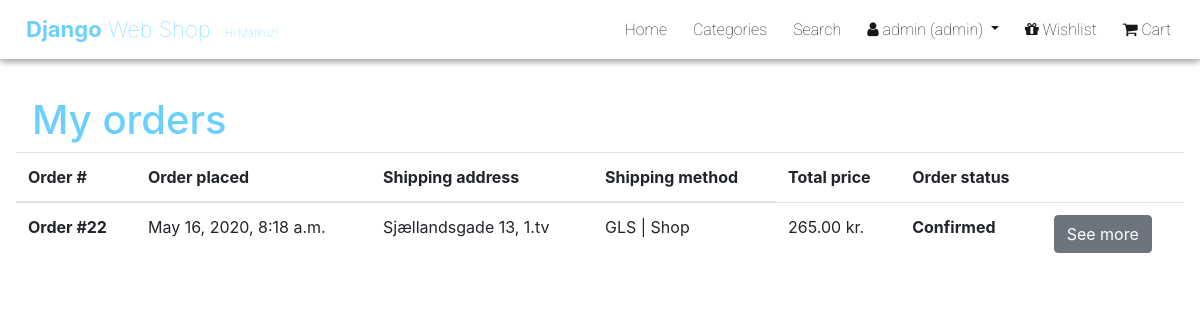
/shop/orders/ (signed in), run on an earlier commit of the app's database.
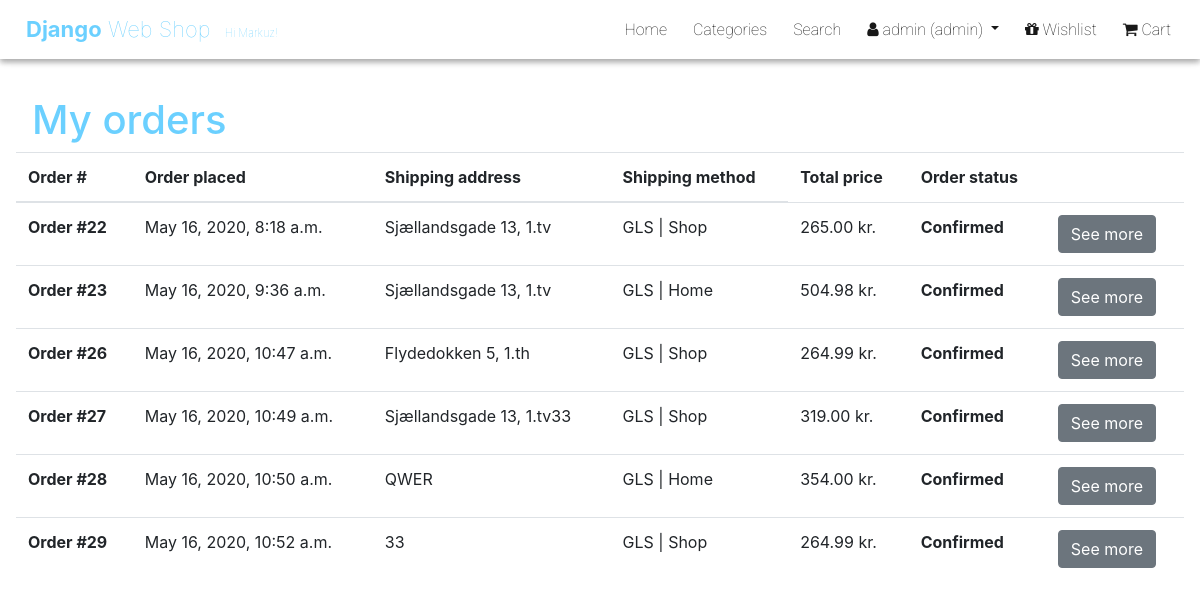
And on a later commit of the database.
### shop/models.py (models this page shows, shortened)
class Invoice(models.Model):
    user = models.ForeignKey(User, null=True, on_delete=models.SET_NULL)
    shipping_method = models.ForeignKey(ShippingMethod, null=True, on_delete=models.SET_NULL)
    transaction_datetime = models.DateTimeField(default=datetime.now, blank=True)
    total_price = models.DecimalField(max_digits=19, decimal_places=2)
    shipping_address = models.CharField(max_length=200)
    shipping_city = models.CharField(max_length=120)
    shipping_country = models.CharField(max_length=100)
    status = models.CharField(max_length=20, default='Confirmed')

class ShippingMethod(models.Model):
    shipping_method = models.CharField(max_length=120)
    price = models.DecimalField(max_digits=10, decimal_places=2)

### shop/views.py (the view)
# urls.py: path('orders/', views.orders, name='orders'),
def orders(req):
    orders = Invoice.objects.filter(user=req.user)
    context = {
        'orders': orders
    }
    return render(req, 'pages/user/my_orders.html', context)

### shop/templates/pages/user/my_orders.html (shortened to what this page needs)
{% extends '_base.html' %}
{% block content %}
    <div class="space-for-nav p-3">
        <h1 class="px-3 dws-blue">My orders</h1>
            <table class="table">
            <thead>
                <tr>
                <th scope="col">Order #</th>
                <th scope="col">Order placed</th>
                <th scope="col">Shipping address</th>
                <th scope="col">Shipping method</th>
                <td scope="col"><b>Total price</b></th>
                <td scope="col"><b>Order status</b></th>
                <td scope="col"></th>
                </tr>
            </thead>
            <tbody>
                {% for order in orders %}
                    <tr>
                        <th scope="row">Order #{{ order.id }}</th>
                        <td>{{ order.transaction_datetime }}</td>
                        <td>{{ order.shipping_address }}</td>
                        <td>{{ order.shipping_method.shipping_method }}</td>
                        <td>{{ order.total_price }} kr.</td>
                        <th scope="row">{{ order.status }}</th>
                        <td>
                        <form action="{% url 'shop:order_detail' %}" method="POST">
                            <button class="btn btn-secondary">See more</button>
                        </form>
                        </td>
                    </tr>
                {% endfor %}
            </tbody>
            </table>
    </div>
{% endblock %}

What changed in the data, as far as the page shows it:
added Invoice: id "23", transaction_datetime "May 16, 2020, 9:36 a.m.", shipping_address "Sjællandsgade 13, 1.tv", shipping_method.shipping_method "GLS | Home", total_price "504.98", status "Confirmed"
added Invoice: id "26", transaction_datetime "May 16, 2020, 10:47 a.m.", shipping_address "Flydedokken 5, 1.th", shipping_method.shipping_method "GLS | Shop", total_price "264.99", status "Confirmed"
added Invoice: id "27", transaction_datetime "May 16, 2020, 10:49 a.m.", shipping_address "Sjællandsgade 13, 1.tv33", shipping_method.shipping_method "GLS | Shop", total_price "319.00", status "Confirmed"
added Invoice: id "28", transaction_datetime "May 16, 2020, 10:50 a.m.", shipping_address "QWER", shipping_method.shipping_method "GLS | Home", total_price "354.00", status "Confirmed"
added Invoice: id "29", transaction_datetime "May 16, 2020, 10:52 a.m.", shipping_address "33", shipping_method.shipping_method "GLS | Shop", total_price "264.99", status "Confirmed"
